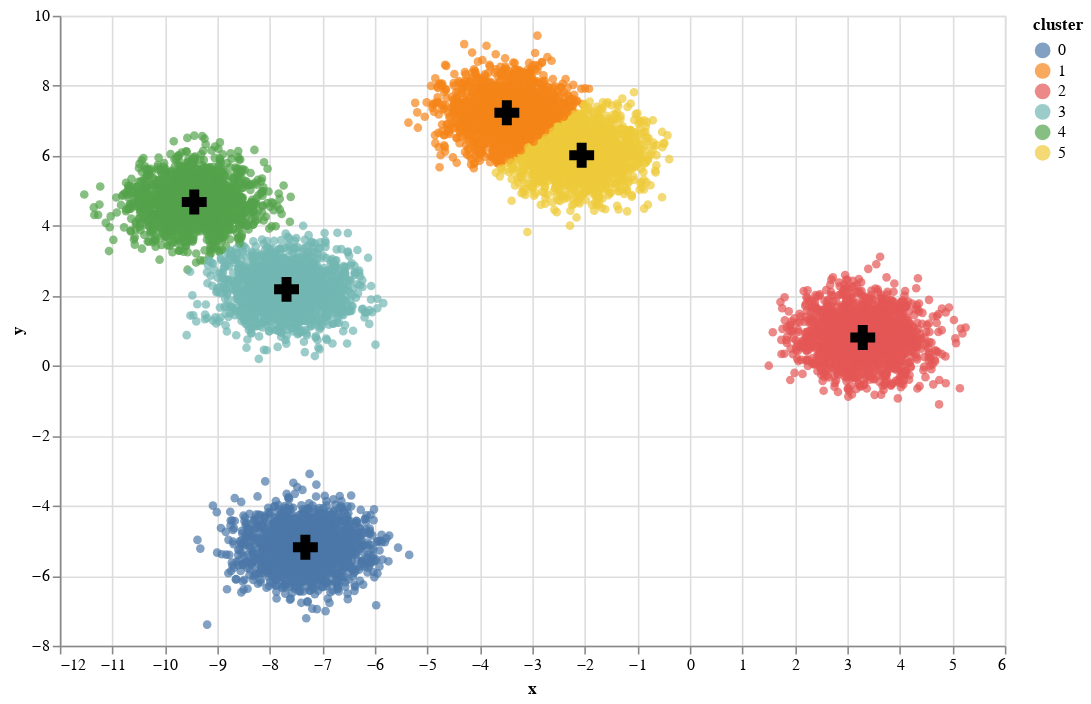

Notebook code for this chart:
### Code cell
blobs_points = alt.Chart(df).mark_circle().encode(
    x="x",
    y="y",
    color="cluster:N"
).properties(
    width=600,
    height=400
)

blobs_centroids = alt.Chart(centroids_df).mark_point(size=250, fill="black", filled=True, fillOpacity=1, shape="cross").encode(
    x="x",
    y="y",
).properties(
    width=600,
    height=400
)

blobs_points + blobs_centroids

### Figure 1 — Vega-Lite specification as saved in the notebook (floating-point values rounded to 4 significant figures; data arrays with more than 128 entries replaced by an {"elided": "..."} marker saying what was removed)
{"$schema": "https://vega.github.io/schema/vega-lite/v2.4.3.json", "config": {"view": {"height": 300, "width": 400}}, "layer": [{"data": {"values": {"elided": "10000 records"}}, "encoding": {"color": {"field": "cluster", "type": "nominal"}, "x": {"field": "x", "type": "quantitative"}, "y": {"field": "y", "type": "quantitative"}}, "height": 400, "mark": "circle", "width": 600}, {"data": {"values": [{"x": -7.323, "y": -5.187}, {"x": -3.486, "y": 7.229}, {"x": 3.293, "y": 0.8086}, {"x": -7.682, "y": 2.183}, {"x": -9.44, "y": 4.68}, {"x": -2.061, "y": 6.015}]}, "encoding": {"x": {"field": "x", "type": "quantitative"}, "y": {"field": "y", "type": "quantitative"}}, "height": 400, "mark": {"fill": "black", "fillOpacity": 1, "filled": true, "shape": "cross", "size": 250, "type": "point"}, "width": 600}]}
